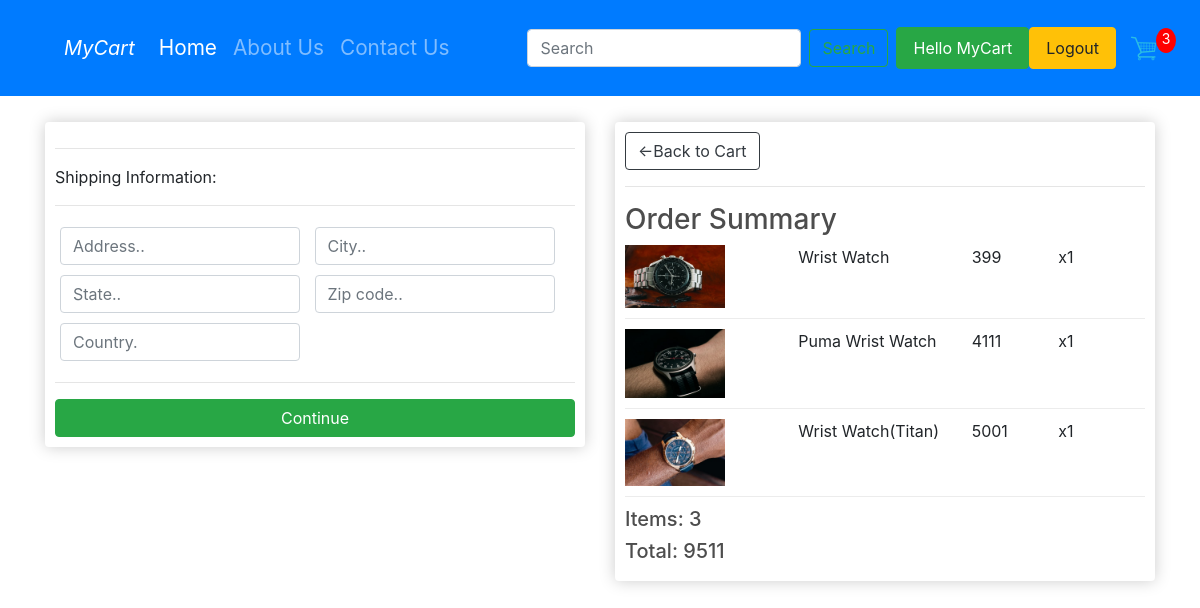
Screenshot of /checkout/ (signed in) with the database file from the repository.
### shop/models.py (models this page shows, shortened)
class Order(models.Model):
    customer=models.ForeignKey(Customer,on_delete=models.SET_NULL,blank=True,null=True)
    date_ordered=models.DateTimeField(auto_now_add=True)
    complete=models.BooleanField(default=False,blank=True,null=True)
    transaction_id=models.CharField(max_length=200,null=True)
    order_id=models.AutoField(primary_key=True)
    @property
    def shipping(self):
        shipping=False
        orderitem=self.orderitems_set.all()
        for i in orderitem:
            if i.product.digital==False:
                shipping=True
        return shipping
    @property
    def get_cart_total(self):
        orderitems=self.orderitems_set.all()
        total=sum([item.get_total for item in orderitems])
        return total
    def get_cart_item(self):
        orderitems = self.orderitems_set.all()
        total = sum([item.quantity for item in orderitems])
        return total

class OrderItems(models.Model):
    product = models.ForeignKey(Product, on_delete=models.SET_NULL, blank=True, null=True)
    order = models.ForeignKey(Order, on_delete=models.SET_NULL, blank=True, null=True)
    quantity=models.IntegerField(default=0,null=True,blank=True)
    date_added=models.DateTimeField(auto_now_add=True)
    @property
    def get_total(self):
        total = self.product.price * self.quantity
        return total

class Product(models.Model):
    product_id = models.AutoField
    product_name = models.CharField(max_length=50)
    category = models.CharField(max_length=50, default="")
    subcategory = models.CharField(max_length=50, default="")
    price = models.IntegerField(default=0)
    desc = models.CharField(max_length=300)
    pub_date = models.DateField()
    image = models.ImageField(upload_to='shop/images', default="")
    digital=models.BooleanField(default=False,null=True,blank=True)

### shop/views.py (the view)
# urls.py: path('checkout/',views.checkout,name='Checkout'),
def checkout(request):
    data=cartData(request)
    cartItems=data['cartItems']
    order=data['order']
    items=data['items']
    context={"items":items,"order":order,"cartItems":cartItems,}
    return render(request,'shop/checkout.html',context)

### shop/utils.py (called while the page is built)
def cartData(request):
    if request.user.is_authenticated:
        username=request.user.username
        email=request.user.email
        try:
           customer = Customer.objects.get(user=request.user)
        except:
            customer = Customer.objects.create(user=request.user, name=request.user.username, email=request.user.email)
            customer.save()
        order,created = Order.objects.get_or_create(customer=customer,complete=False)
        items=order.orderitems_set.all()
        cartItems = order.get_cart_item
    else:
        cookieData=cookieCart(request)
        cartItems=cookieData['cartItems']
        order=cookieData['order']
        items=cookieData['items']
    return {'items':items,'order':order,'cartItems':cartItems}

### shop/templates/shop/checkout.html (shortened to what this page needs)
{% extends 'shop/base.html' %}
{% load static %}
{% block body %}
  <div class="row my-3">
		<div class="col-lg-6">
			<div class="box-element" id="form-wrapper">
				<form id="form">
					<div id="shipping-info">
						<hr>
						<p>Shipping Information:</p>
						<hr>
						<div class="form-field">
							<input class="form-control" type="text" name="address" placeholder="Address..">
						</div>
						<div class="form-field">
							<input class="form-control" type="text" name="city" placeholder="City..">
						</div>
						<div class="form-field">
							<input class="form-control" type="text" name="state" placeholder="State..">
						</div>
						<div class="form-field">
							<input class="form-control" type="text" name="zipcode" placeholder="Zip code..">
						</div>
						<div class="form-field">
							<input class="form-control" type="text" name="country" placeholder="Country.">
						</div>
					</div>
					<hr>
					<input id="form-button" class="btn btn-success btn-block" type="submit" value="Continue">
				</form>
			</div>
            <br>
		</div>
		<div class="col-lg-6">
			<div class="box-element">
              <a class="btn btn-outline-dark" href="/cart">&#x2190;Back to Cart</a>
              <hr>
                <h3>Order Summary</h3>
			{% for item in items %}
              <div class="cart-row">
					<div style="flex:2"><img class="row-image" src="/media/{{item.product.image}}"></div>
					<div style="flex:2"><p>{{item.product.product_name}}</p></div>
					<div style="flex:1"><p>{{item.product.price}}</p></div>
					<div style="flex:1"><p>x{{item.quantity}}</p></div>
				</div>
			{% endfor %}
				<h5>Items:  {{order.get_cart_item}}</h5>
				<h5>Total:  {{order.get_cart_total}}</h5>
			</div>
		</div>
	</div>
{% endblock %}

### shop/templates/shop/base.html (shortened to what this page needs)
<!doctype html>
{% load static %}
<html lang="en">
  <head>
    <link rel="stylesheet" href="{% static 'css/main.css' %}">
    <link rel="stylesheet" href="https://stackpath.bootstrapcdn.com/bootstrap/4.2.1/css/bootstrap.min.css">
  </head>
  <body>
    <nav class="navbar navbar-expand-lg  navbar navbar-dark bg-primary" id="navbar-custom">
  <a class="navbar-brand l ml-5"   href="/">MyCart</a>
  <div class="collapse navbar-collapse" id="navbarSupportedContent">
    <ul class="navbar-nav mr-auto">
      <li class="nav-item active">
        <a class="nav-link r"  href="/">Home <span class="sr-only">(current)</span></a>
      </li>
      <li class="nav-item">
        <a class="nav-link r" href="/about">About Us</a>
      </li>
      <li class="nav-item">
        <a class="nav-link r" href="/contact">Contact Us</a>
      </li>
    </ul>
    <form action="/search/" method="get" class="form-inline my-2 my-lg-0" >
      <input class="form-control mr-sm-2" type="search" placeholder="Search" aria-label="Search" name="search" id="search">
      <button class="btn btn-outline-success my-2 my-sm-0 r" type="submit">Search</button>
    </form>
   <div class="form-inline my-2 my-lg-0 mx-2">
        {% if user.is_authenticated %}
       <a class="nav-link btn btn-success" href="#"> Hello {{user.username}}</a>
       <a class="nav-link btn btn-warning" href="{% url 'logout' %}">Logout</a>
	{% else %}
         <a class="nav-link btn btn-warning"href="{% url 'login' %}">Login</a>
        <a class="nav-link btn btn-warning" href="{% url 'register' %}">Register</a>
	{% endif %}
        <a href="/cart">
          <img  id="cart-icon" src="{% static 'images/cart.png' %}">
        </a>
      <p id="cart-total">{{cartItems}}</p>
    </div>
  </div>
</nav>
   <div class="container">
  {% block body %} {% endblock %}
   </div>
  </body>
</html>

### static/css/main.css (style rules this page uses)
.navbar-nav > li > a { padding-top: 0px; padding-bottom: 0px; line-height: 80px; }
#navbar-custom { background-color: #32a857; }
.l { font-size:1.7em; font-style:italic; }
.r { font-size:1.3em }
body { background-color: hsl(0, 0%, 98%); }
h1,h2,h3,h4,h5,h6 { color:hsl(0, 0%, 30%); }
.box-element { box-shadow:hsl(0, 0%, 80%) 0 0 16px; background-color: #fff; border-radius: 4px; padding: 10px; }
#cart-icon { width:25px; display: inline-block; margin-left: 15px; }
#cart-total { display: block; text-align: center; color:#fff; background-color: red; width: 20px; height: 25px; border-radius: 50%; font-size: 14px; }
.col-lg-4, .col-lg-6, .col-lg-8, .col-lg-12 { margin-top: 10px; }
.btn { border-radius: 0; }
.row-image { width: 100px; }
.form-field { width:250px; display: inline-block; padding: 5px; }
.cart-row { display: flex; align-items: flex-stretch; padding-bottom: 10px; margin-bottom: 10px; border-bottom: 1px solid #ececec; }

### rows the page displays
Order: order_id.quantity "3", get_cart_item "3", get_cart_total "9511"
OrderItems: product.image (picture), product.product_name "Wrist Watch", product.price "399", quantity "1"
OrderItems: product.image (picture), product.product_name "Puma Wrist Watch", product.price "4111", quantity "1"
OrderItems: product.image (picture), product.product_name "Wrist Watch(Titan)", product.price "5001", quantity "1"

### other values shown
{{ user.username }} "MyCart"
